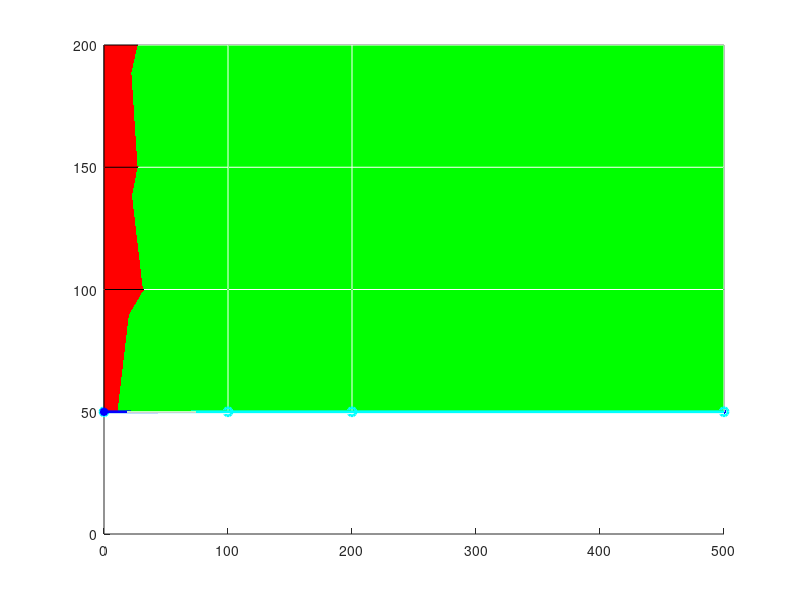

The MATLAB script that drew this image: (Note: this script raises an error after producing the figure.)
% This script generates plot shown in Fig 3a in the paper
% 
% [1] Abhijit Bendale, Terrance Boult "Towards Open World Recognition"
% Computer Vision and Pattern Recognition Conference (CVPR) 2015
% 
% If you use this code, please cite the above paper [1]. 
% 
% Author: Abhijit Bendale (abendale@vast.uccs.edu)
% Vision and Security Technology Lab
% University of Colorado at Colorado Springs
% Code Available at: http://vast.uccs.edu/OpenWorld
% 
% Running this script yields a pdf 3D surface of recognition performance.
% On X axis, Open Set Learning is demonstrated by varying number of 
% unknown testing categories. 
% On Y axis, Incremental Learning is demonstrated by adding additional
% training categories incrementally to the system.
% On Z axis, top-1 accuracy on ImageNet 2010 data is provided
% 
% Metric Learning was performed using 50 initial categories. 
% The performance numbers are hard coded in this script, but another
% script (OW_plotResults.m) is provided with the package which can help 
% generate similar plot with performance numbers of your choice.
% 
% Performance numbers for SVM were obtained using LibSVM and for 1vsSet
% algorithm were obtained using https://github.com/Vastlab/liblinear
% Building on top of the work in 
% 
% [4] W Scheirer, A Rocha, A Sapkota, T Boult "Towards Open Set Recognition"
% IEEE Trans. on Pattern Analysis and Machine Intelligence 2013



clc; clear all; close all;

disp('---------------------------------------------------------------');
disp('Code written by Abhijit Bendale (abendale@vast.uccs.edu)');
disp('Producing results/plots related to work:');
disp('A Bendale, T Boult Towards Open World Recognition, CVPR 2015');
disp('---------------------------------------------------------------');

% Number for plots when Metric learning is performed on
% 50 categories.
figure;hold on
xx = [0, 100, 200, 500]; %Vary Unknowns Classes
yy = [50, 100, 150, 200]; % Vary Known Classes 

% classes on which metric is learned
% required for plotting SVM baseline
yymet = [50, 50, 50, 50]; 


OSNCM = [20.5600, 9.3667, 9.4400, 9.1033; ...
        6.8533, 4.6833, 5.6640 ,6.0689; ...
        4.1120 ,3.1222, 4.0457, 4.5517; ...
        1.8691, 1.5611, 2.1785, 2.6010];
OSNNO = [19.8933,  8 , 8.5600,  8.4267;...
    12.2178, 7.5700, 7.9440 ,7.8267;...
    10.0267, 7.2667 , 7.5752,  7.5667;...
    9.0412  ,  7.5656  ,  7.7015 , 7.6867];    

% only unknown classes i.e. X dimension is varied
% use OSSVM' to be consistent with other plots.
OSSVM = [ 16.0267; 13.5689; 11.2827; 10.3988]; 
CSSVM = [21.12; 7.04;  4.224; 1.92];

colormap([1 0 1;0 0 1]) %red and blue
surf(xx,yy, OSNCM', 'FaceColor','red','EdgeColor','black', 'MeshStyle', 'both', 'AlphaData', 0.5); %first color (red)
surf(xx,yy, OSNNO', 'FaceColor','green','EdgeColor','white', 'MeshStyle', 'both'); %second color(blue)
line(xx,yymet, OSSVM','linewidth', 2, 'marker', 'o', 'color', 'c');
line(xx,yymet, CSSVM','linewidth', 2, 'marker', '*', 'color','b');
alpha(0.55)
ylim([50, 200])
xlim([0, 500])
zlim([0, 25])
LEG = legend('NNO','NCM','1vSet','SVM');
set(LEG,'FontSize',15);
xl = xlabel('# Unknown Testing Categories', 'Rotation', 13);
yl = ylabel('# Known Training Categories', 'Rotation', -16);
zl = zlabel('Top-1 Accuracy');
set(xl, 'FontSize',14)
set(yl, 'FontSize',14)
set(zl, 'FontSize',14)
grid on
axis on
camlight left;

lighting phong
view(139, 19)
set(gcf, 'PaperPosition', [0 0 7 5]);
set(gcf, 'PaperSize', [7 5]);
saveas(gcf, 'owplot_50', 'pdf') 